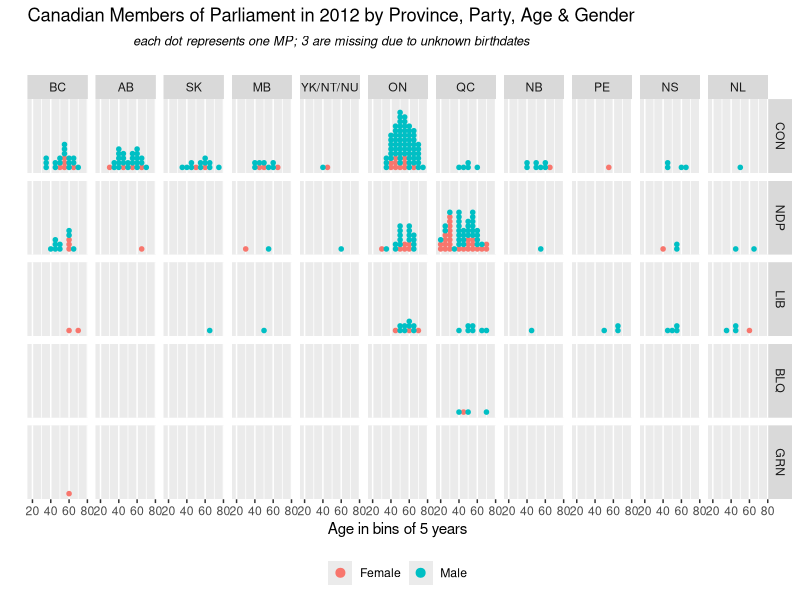
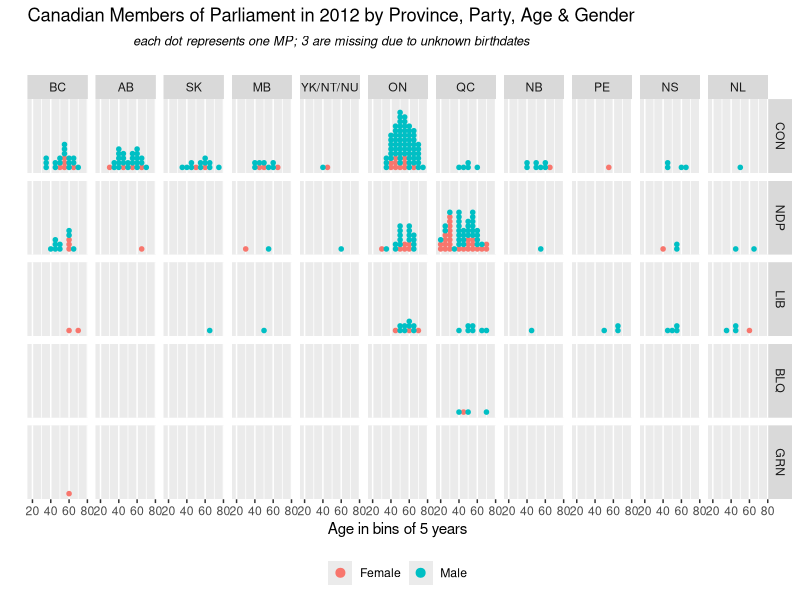

Here is the R script that generated these plots, in order:

library(ggplot2)

mps = read.csv("mps.csv")

mps$Province = factor(mps$Province, levels=c("British Columbia", "Alberta", "Saskatchewan",
    "Manitoba", "Territories", "Ontario", "Quebec", "New Brunswick", "Prince Edward Island", 
    "Nova Scotia", "Newfoundland and Labrador"))
levels(mps$Province) = c("BC", "AB", "SK", "MB", "YK/NT/NU", "ON", "QC", "NB", "PE", "NS", "NL")

mps$Party = factor(mps$Party, levels=c("Conservative", "NDP", "Liberal", "Bloc Quebecois", "Green"))
levels(mps$Party) = c("CON", "NDP", "LIB", "BLQ", "GRN")

ggplot(subset(mps, !is.na(Age)), aes(x=Age, fill=factor(Gender), color=factor(Gender))) +
  geom_dotplot(stackgroups = TRUE, binwidth=5, method="histodot") +
  facet_grid(Party~Province, space="free_y", scales="free_y") +
  scale_y_continuous(breaks = NULL) +
  theme(legend.position="bottom", legend.title=element_blank())  + 
  labs(y="", x="Age in bins of 5 years", color="", fill="", title = expression(atop(
    "Canadian Members of Parliament in 2012 by Province, Party, Age & Gender", 
     atop(italic("each dot represents one MP; 3 are missing due to unknown birthdates"), ""))))

ggsave(file="dotplot.png", width=11, height=8.5, units="in")



